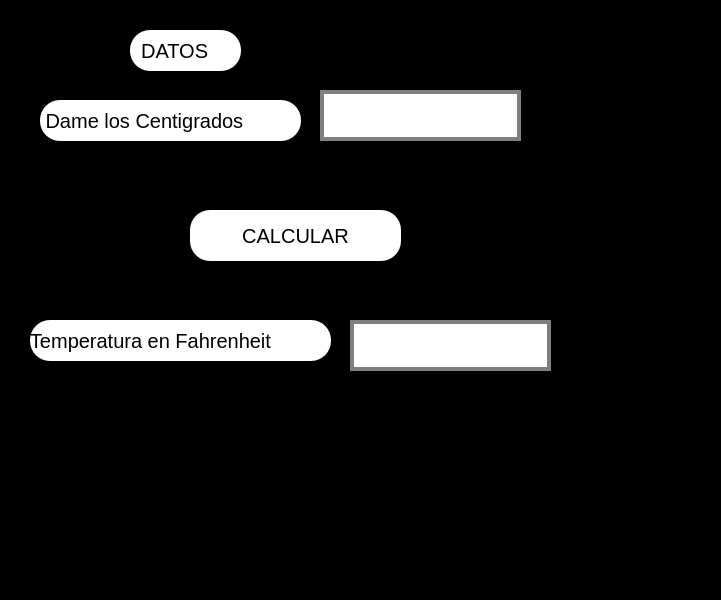
<?xml version="1.0" encoding="UTF-8"?>
<ui version="4.0">
 <class>MainWindow</class>
 <widget class="QMainWindow" name="MainWindow">
  <property name="geometry">
   <rect>
    <x>0</x>
    <y>0</y>
    <width>721</width>
    <height>600</height>
   </rect>
  </property>
  <property name="windowTitle">
   <string>MainWindow</string>
  </property>
  <property name="styleSheet">
   <string notr="true">

background:black
</string>
  </property>
  <widget class="QWidget" name="centralwidget">
   <widget class="QLineEdit" name="txt_c">
    <property name="geometry">
     <rect>
      <x>320</x>
      <y>90</y>
      <width>201</width>
      <height>51</height>
     </rect>
    </property>
    <property name="font">
     <font>
      <pointsize>20</pointsize>
     </font>
    </property>
    <property name="styleSheet">
     <string notr="true">background-color: rgb(255, 255, 255);
border: 4px solid gray;
</string>
    </property>
    <property name="text">
     <string/>
    </property>
    <property name="alignment">
     <set>Qt::AlignCenter</set>
    </property>
   </widget>
   <widget class="QPushButton" name="btn_calcular">
    <property name="geometry">
     <rect>
      <x>190</x>
      <y>210</y>
      <width>211</width>
      <height>51</height>
     </rect>
    </property>
    <property name="font">
     <font>
      <pointsize>15</pointsize>
     </font>
    </property>
    <property name="styleSheet">
     <string notr="true">border-radius:20px;

background: white


</string>
    </property>
    <property name="text">
     <string>CALCULAR</string>
    </property>
   </widget>
   <widget class="QLabel" name="label">
    <property name="geometry">
     <rect>
      <x>40</x>
      <y>100</y>
      <width>261</width>
      <height>41</height>
     </rect>
    </property>
    <property name="font">
     <font>
      <pointsize>15</pointsize>
     </font>
    </property>
    <property name="styleSheet">
     <string notr="true">
border-radius:20px;

background: white
</string>
    </property>
    <property name="text">
     <string> Dame los Centigrados</string>
    </property>
   </widget>
   <widget class="QLabel" name="label_2">
    <property name="geometry">
     <rect>
      <x>130</x>
      <y>30</y>
      <width>111</width>
      <height>41</height>
     </rect>
    </property>
    <property name="font">
     <font>
      <pointsize>15</pointsize>
     </font>
    </property>
    <property name="styleSheet">
     <string notr="true">
border-radius:20px;

background: white



</string>
    </property>
    <property name="text">
     <string>  DATOS</string>
    </property>
   </widget>
   <widget class="QLineEdit" name="txt_res">
    <property name="geometry">
     <rect>
      <x>350</x>
      <y>320</y>
      <width>201</width>
      <height>51</height>
     </rect>
    </property>
    <property name="font">
     <font>
      <pointsize>20</pointsize>
     </font>
    </property>
    <property name="styleSheet">
     <string notr="true">background-color: rgb(255, 255, 255);
border: 4px solid gray;
</string>
    </property>
    <property name="text">
     <string/>
    </property>
    <property name="alignment">
     <set>Qt::AlignCenter</set>
    </property>
   </widget>
   <widget class="QLabel" name="label_5">
    <property name="geometry">
     <rect>
      <x>30</x>
      <y>320</y>
      <width>301</width>
      <height>41</height>
     </rect>
    </property>
    <property name="font">
     <font>
      <pointsize>15</pointsize>
     </font>
    </property>
    <property name="styleSheet">
     <string notr="true">
border-radius:20px;

background: white



</string>
    </property>
    <property name="text">
     <string>Temperatura en Fahrenheit</string>
    </property>
   </widget>
  </widget>
  <widget class="QMenuBar" name="menubar">
   <property name="geometry">
    <rect>
     <x>0</x>
     <y>0</y>
     <width>721</width>
     <height>21</height>
    </rect>
   </property>
  </widget>
  <widget class="QStatusBar" name="statusbar"/>
 </widget>
 <resources/>
 <connections/>
</ui>
